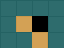

Rendered tile map (Tiled .tmx) drawn with the repository's tilesets; below, a short description and the full map source, tile grids included:
An orthogonal 4x3 tile map with 16x16 px tiles, 1 tile layer (Ground) and 2 objects (spawn, collision).

<map version="1.10" tiledversion="1.12.2" orientation="orthogonal" renderorder="right-down" width="4" height="3" tilewidth="16" tileheight="16" infinite="0" nextlayerid="3" nextobjectid="3">
 <properties>
  <property name="title" value="Integration room" />
 </properties>
 <tileset firstgid="1" source="tiles.tsx" />
 <layer id="1" name="Ground" width="4" height="3">
  <data encoding="csv">
1,1,1,1,
1,2,0,1,
1,1,2147483650,1
  </data>
 </layer>
 <objectgroup id="2" name="Markers">
  <object id="1" name="Spawn" type="spawn" x="8" y="8"><point /></object>
  <object id="2" name="Obstacle" type="collision" x="16" y="16" width="16" height="16">
   <properties>
    <property name="blocked" type="bool" value="true" />
   </properties>
  </object>
 </objectgroup>
</map>
